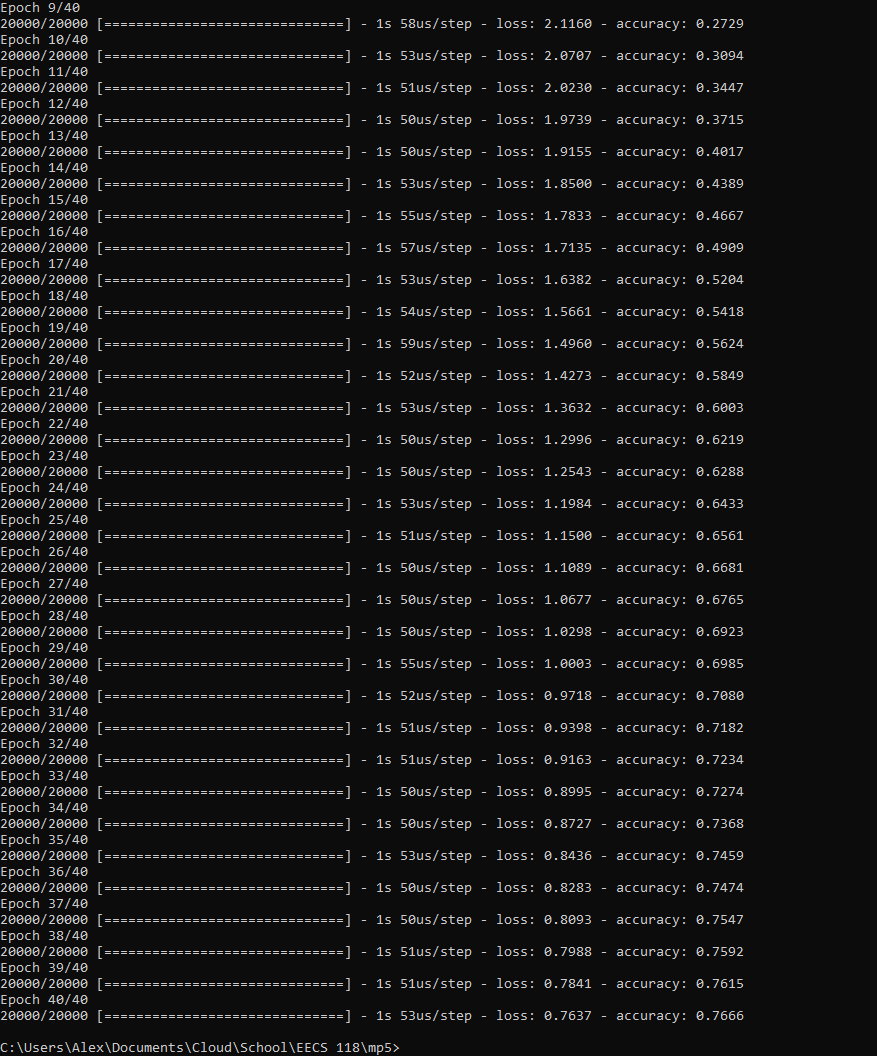

Recreate this plot in Python.
#Alexander Choi's mp5 submission
#UCI ID: 62339918
#Fully functional, with 1 input layer, 1 tranisition layer, and 1 output layer
#Saves as model.h5
#See testing.py for evaluation of test images

import keras
import numpy as np
from keras.datasets import mnist
from keras.models import Sequential
from keras.models import load_model
from keras.layers import Dense, Dropout
from keras import optimizers
from keras.utils import to_categorical
from keras import backend as keras_backend


(xtraining, ytraining),(xtest,ytest) = mnist.load_data()

#model parameters
model =  Sequential()
batch = 128
classes = 10  #should not change
epochs = 40
n_input_images = 20000 #number of images to train on

#input training data formatting
xtraining = xtraining.reshape(60000,784)  #becomes tuple
xtraining = xtraining.astype('float32')
xtraining = xtraining/255

#one hot encoding
ytraining = keras.utils.to_categorical(ytraining,classes)
ytest = keras.utils.to_categorical(ytest,classes)

#model layers
model.add(Dense(512, input_shape = (784,), activation = 'sigmoid'))
model.add(Dropout(0.2))
model.add(Dense(512, activation = 'sigmoid'))
model.add(Dropout(0.2))
model.add(Dense(10, activation = 'softmax'))

model.compile(loss = 'categorical_crossentropy', optimizer = 'sgd',metrics = ['accuracy'])

fit = model.fit(xtraining[0:n_input_images],ytraining[0:n_input_images],batch_size=batch,epochs = epochs, verbose = 1)

model.save('model.h5')